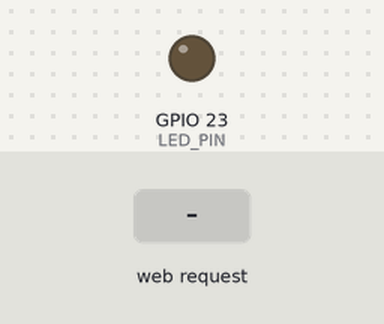
Bench run of a sketch on a simulated ESP32. Shown: output pins drawn as LEDs (lit = HIGH). The inputs (shaded band) are chosen by the test bench. WiFi joins after 1.5 s; servers stay silent unless stated; what the sketch prints to the serial monitor is not drawn.

Above: at 2.7 s.
2.8 s: HTTP request GET /toggle received
At 3.3 s:
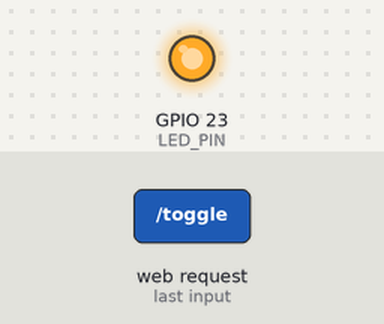
Timing chart, 0 to 5.8 s (numbered marks = the images above; inputs shaded):
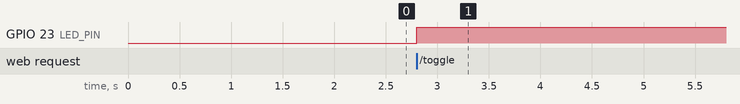

Measured:
- after the input at 2.8 s, GPIO 23 (LED_PIN): LOW → HIGH at once

The sketch:

Esp32_Led_Proyecto.ino
```cpp
#include <WiFi.h>
#include <WebServer.h>

// ====== CONFIGURA ESTO ======
const char* ssid     = "C.U.A";
const char* password = "C951u123a";
// ============================

const int LED_PIN = 23;   // GPI23  = LED integrado en la mayoría de ESP32 (o conecta uno externo)
bool ledState = false;

WebServer server(80);

const char PAGINA[] PROGMEM = R"rawliteral(
<!DOCTYPE html>
<html lang="es">
<head>
<meta charset="UTF-8">
<meta name="viewport" content="width=device-width, initial-scale=1">
<title>Control LED</title>
<style>
  body { font-family: sans-serif; text-align: center; background: #111; color: #fff; padding-top: 60px; }
  #estado { font-size: 1.5rem; margin-bottom: 30px; }
  button { font-size: 1.6rem; padding: 20px 50px; border: none; border-radius: 16px;
           color: #fff; background: #2e7d32; cursor: pointer; }
  button.on { background: #c62828; }
</style>
</head>
<body>
  <h1>ESP32 · LED</h1>
  <div id="estado">Cargando...</div>
  <button id="btn" onclick="toggle()">...</button>

<script>
  function pintar(on) {
    document.getElementById('estado').textContent = on ? '💡 LED ENCENDIDO' : 'LED APAGADO';
    const b = document.getElementById('btn');
    b.textContent = on ? 'APAGAR' : 'ENCENDER';
    b.className = on ? 'on' : '';
  }
  function estado() {
    fetch('/estado').then(r => r.text()).then(t => pintar(t === '1'));
  }
  function toggle() {
    fetch('/toggle').then(r => r.text()).then(t => pintar(t === '1'));
  }
  estado();
  setInterval(estado, 3000);
</script>
</body>
</html>
)rawliteral";

void handleRoot()   { server.send(200, "text/html", PAGINA); }
void handleEstado() { server.send(200, "text/plain", ledState ? "1" : "0"); }

void handleToggle() {
  ledState = !ledState;
  digitalWrite(LED_PIN, ledState ? HIGH : LOW);
  server.send(200, "text/plain", ledState ? "1" : "0");
}

void setup() {
  Serial.begin(115200);
  pinMode(LED_PIN, OUTPUT);
  digitalWrite(LED_PIN, LOW);

  WiFi.mode(WIFI_STA);
  WiFi.begin(ssid, password);
  Serial.print("Conectando a WiFi");
  while (WiFi.status() != WL_CONNECTED) {
    delay(500);
    Serial.print(".");
  }
  Serial.println();
  Serial.print("Conectado. Abre en tu teléfono: http://");
  Serial.println(WiFi.localIP());

  server.on("/", handleRoot);
  server.on("/estado", handleEstado);
  server.on("/toggle", handleToggle);
  server.begin();
}

void loop() {
  server.handleClient();
}
```
